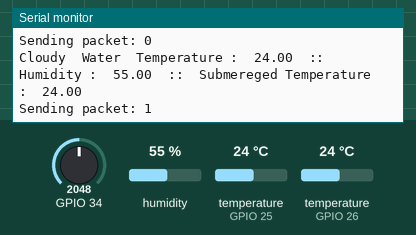
The sketch below on a simulated ESP32. Shown: the last lines printed to the serial monitor. The inputs (shaded band) are chosen by the test bench; at power-on: GPIO 34 = 2048, humidity 55 %, temperature (sensors on GPIO 25, GPIO 26) 24 °C. No radio packets arrive unless stated.

Above: at 3.4 s.
3.5 s: GPIO 34 set to 2866
At 5.0 s:
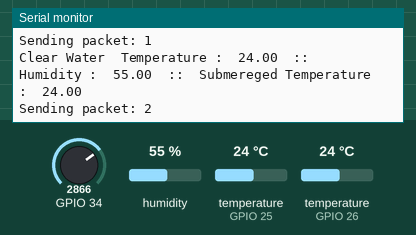
7.8 s: GPIO 34 set to 1228
At 9.4 s:
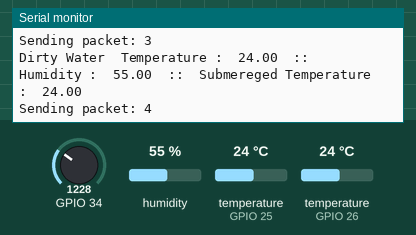
11.5 s: humidity set to 22 %
At 12.5 s:
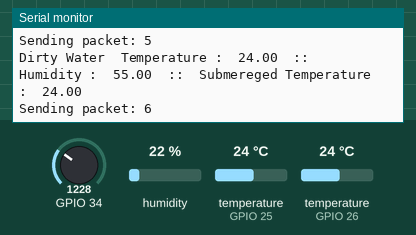
14.1 s: temperature (sensor on GPIO 25) set to 12 °C
At 16.4 s:
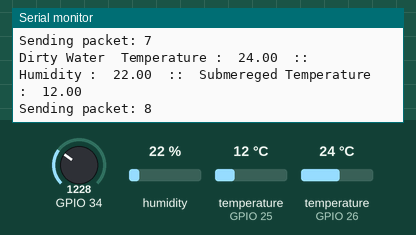
16.7 s: temperature (sensor on GPIO 26) set to 12 °C
At 18.1 s:
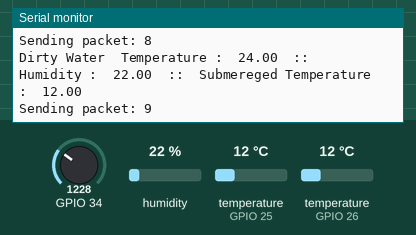
19.3 s: temperature (sensor on GPIO 25) set to 19 °C
At 20.1 s:
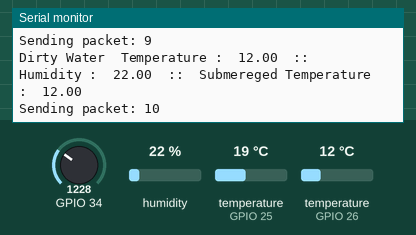
Timing chart, 0 to 22.3 s (numbered marks = the images above; inputs shaded):
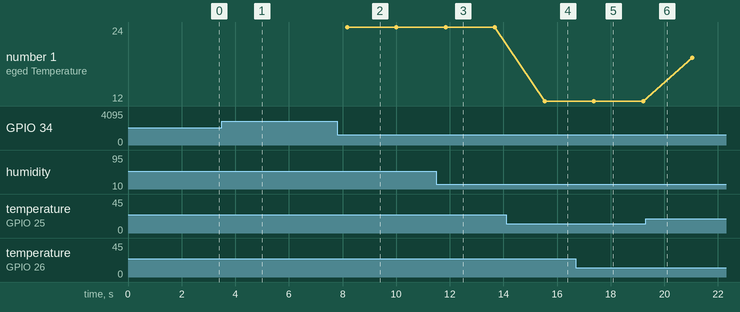

Measured:
- after the input at 3.5 s, the serial monitor: prints a new line after 1.0 s (image 1)
- after the input at 7.8 s, the serial monitor: prints a new line after 0.38 s (image 2)
- after the input at 14.1 s, the serial monitor: prints a new line after 1.4 s (image 4)
- plotted number 1: 24 → 12 after the input at 14.1 s, 12 → 19 after the input at 19.3 s

The sketch:

lora_sender.ino
```cpp
/////////////////////////////////////////////////////
//  Aqua Farm Monitoring System
//  Group 2:
//      - Omkar Bhilare
//      - Omkar Sargar
//      - Lukesh Ankawar
//      - Om Fuke
////////////////////////////////////////////////////

#include <OneWire.h>
#include <DallasTemperature.h>
#include "DHT.h"
#include <SPI.h>
#include <LoRa.h>

//define the pins used by the LoRa transceiver module
#define SCK 5
#define MISO 19
#define MOSI 23
#define SS 18
#define RST 14
#define DIO0 2
#define BAND 866E6

//packet counter
int readingID = 0;
String LoRaMessage = "";
String water = "";

#define DHTTYPE DHT11
uint8_t DHTPin = 26;                   // DHT Sensor
DHT dht(DHTPin, DHTTYPE);             // Initialize DHT sensor.

const int oneWireBus = 25;             // GPIO where the DS18B20 is connected to
OneWire oneWire(oneWireBus);          // Setup a oneWire instance to communicate with any OneWire devices
DallasTemperature sensors(&oneWire);  // Pass our oneWire reference to Dallas Temperature sensor

float temperatureS;
float Temperature,Humidity;

double turbidity;                     //Sensor data

//Initialize LoRa module
void startLoRA(){
  //SPI LoRa pins
  SPI.begin(SCK, MISO, MOSI, SS);
  //setup LoRa transceiver module
  LoRa.setPins(SS, RST, DIO0);

  while (!LoRa.begin(866E6)) {
    Serial.println(".");
    delay(500);
  }
   // Change sync word (0xF3) to match the receiver
  // The sync word assures you don't get LoRa messages from other LoRa transceivers
  // ranges from 0-0xFF
  LoRa.setSyncWord(0xF3);
  Serial.println("LoRa Initializing OK!");
}

void getReadings(){
  Humidity = dht.readHumidity();
  Temperature = dht.readTemperature();
  sensors.requestTemperatures();
  temperatureS = sensors.getTempCByIndex(0);

  int val = analogRead(34);
  turbidity = map(val, 0, 2200, 100, 1);

  if (turbidity < 5) {
    Serial.print("Clear Water  ");
    water = "Clear";
  }
  else if((turbidity > 7) && (turbidity < 30)) {
    Serial.print("Cloudy  Water  ");
    water = "Cloudy";
  }
  else if (turbidity > 30) {
    Serial.print("Dirty Water  ");
    water = "Dirty";
  }

  Serial.print("Temperature :  ");
  Serial.print(Temperature);
  Serial.print("  ::  Humidity :  ");
  Serial.print(Humidity);
  Serial.print("  ::  Submereged Temperature :  ");
  Serial.println(temperatureS);
}

void sendReadings() {
  LoRaMessage = "T " + String(Temperature) + "  H " + String(Humidity) + "  ST " + String(temperatureS) + "  W  "+ water;
  //Send LoRa packet to receiver
  LoRa.beginPacket();
  LoRa.print(LoRaMessage);
  LoRa.endPacket();

  Serial.print("Sending packet: ");
  Serial.println(readingID);
  readingID++;
}

void setup() {
  //initialize Serial Monitor
  Serial.begin(115200);
  startLoRA();
  sensors.begin();                    // Start the DS18B20 sensor

  pinMode(DHTPin, INPUT);
  dht.begin();
}


void loop() {
  getReadings();
  sendReadings();
  delay(1000);
}
```
